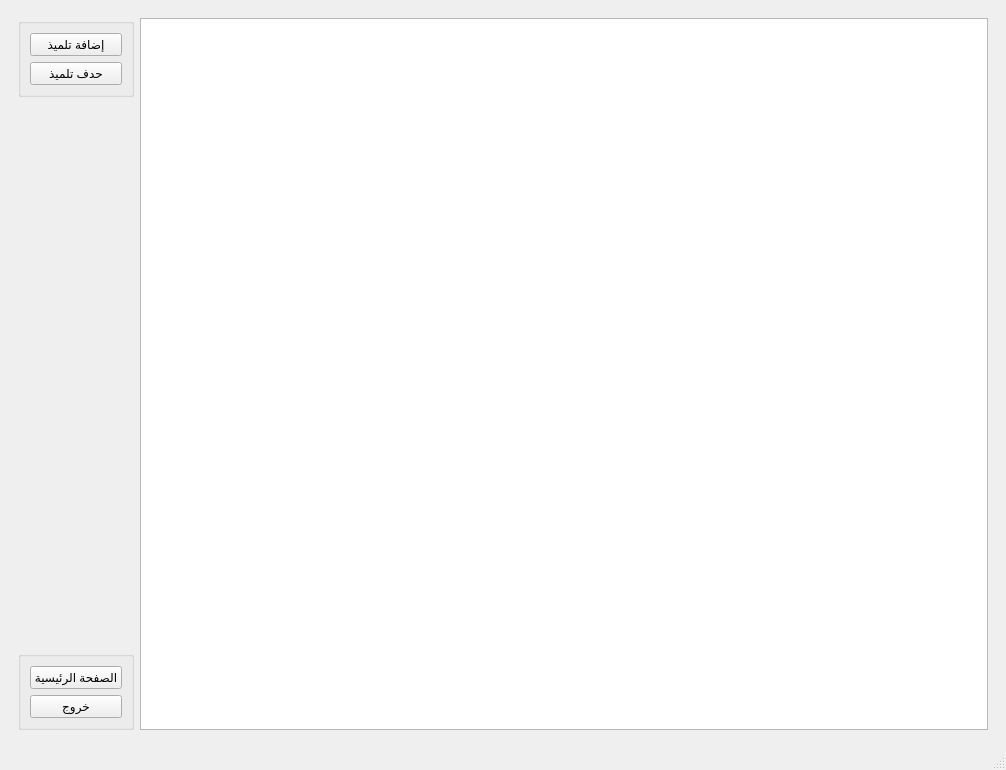
<?xml version="1.0" encoding="UTF-8"?>
<ui version="4.0">
 <class>MainWindow</class>
 <widget class="QMainWindow" name="MainWindow">
  <property name="geometry">
   <rect>
    <x>0</x>
    <y>0</y>
    <width>1006</width>
    <height>770</height>
   </rect>
  </property>
  <property name="windowTitle">
   <string>MainWindow</string>
  </property>
  <widget class="QWidget" name="centralwidget">
   <layout class="QGridLayout" name="gridLayout">
    <item row="0" column="0">
     <widget class="QStackedWidget" name="stackedWidget">
      <property name="currentIndex">
       <number>1</number>
      </property>
      <widget class="QWidget" name="main">
       <layout class="QGridLayout" name="gridLayout_2">
        <item row="0" column="0">
         <layout class="QHBoxLayout" name="horizontalLayout">
          <item>
           <layout class="QVBoxLayout" name="verticalLayout_2">
            <item>
             <widget class="QGroupBox" name="groupBox">
              <property name="layoutDirection">
               <enum>Qt::RightToLeft</enum>
              </property>
              <property name="title">
               <string/>
              </property>
              <layout class="QVBoxLayout" name="verticalLayout_4">
               <item>
                <widget class="QLabel" name="label">
                 <property name="text">
                  <string>البحث باستخدام</string>
                 </property>
                </widget>
               </item>
               <item>
                <widget class="QComboBox" name="search_toggle_cbox">
                 <item>
                  <property name="text">
                   <string>اللقب</string>
                  </property>
                 </item>
                 <item>
                  <property name="text">
                   <string>رقم التسجيل</string>
                  </property>
                 </item>
                </widget>
               </item>
               <item>
                <widget class="QLineEdit" name="fname_edit">
                 <property name="sizePolicy">
                  <sizepolicy hsizetype="Ignored" vsizetype="Fixed">
                   <horstretch>0</horstretch>
                   <verstretch>0</verstretch>
                  </sizepolicy>
                 </property>
                </widget>
               </item>
               <item>
                <widget class="QSpinBox" name="stdreg_number">
                 <property name="layoutDirection">
                  <enum>Qt::RightToLeft</enum>
                 </property>
                 <property name="alignment">
                  <set>Qt::AlignCenter</set>
                 </property>
                </widget>
               </item>
               <item>
                <widget class="QLabel" name="label_2">
                 <property name="text">
                  <string>رقم الشهادة المدرسية</string>
                 </property>
                </widget>
               </item>
               <item>
                <widget class="QSpinBox" name="cert_number">
                 <property name="alignment">
                  <set>Qt::AlignCenter</set>
                 </property>
                </widget>
               </item>
               <item>
                <widget class="QLabel" name="label_3">
                 <property name="text">
                  <string>أنجزت من طرف</string>
                 </property>
                </widget>
               </item>
               <item>
                <widget class="QComboBox" name="supervisor_cbox"/>
               </item>
              </layout>
             </widget>
            </item>
            <item>
             <spacer name="verticalSpacer">
              <property name="orientation">
               <enum>Qt::Vertical</enum>
              </property>
              <property name="sizeHint" stdset="0">
               <size>
                <width>20</width>
                <height>40</height>
               </size>
              </property>
             </spacer>
            </item>
            <item>
             <widget class="QGroupBox" name="groupBox_2">
              <property name="layoutDirection">
               <enum>Qt::RightToLeft</enum>
              </property>
              <property name="title">
               <string/>
              </property>
              <layout class="QVBoxLayout" name="verticalLayout_3">
               <property name="sizeConstraint">
                <enum>QLayout::SetDefaultConstraint</enum>
               </property>
               <item>
                <widget class="QPushButton" name="manage_btn">
                 <property name="text">
                  <string>إدارة التلاميذ</string>
                 </property>
                </widget>
               </item>
               <item>
                <widget class="QPushButton" name="exit_btn">
                 <property name="text">
                  <string>خروج</string>
                 </property>
                </widget>
               </item>
              </layout>
             </widget>
            </item>
           </layout>
          </item>
          <item>
           <layout class="QVBoxLayout" name="verticalLayout">
            <property name="sizeConstraint">
             <enum>QLayout::SetFixedSize</enum>
            </property>
            <item>
             <widget class="QTableWidget" name="tableWidget">
              <property name="sizePolicy">
               <sizepolicy hsizetype="MinimumExpanding" vsizetype="Expanding">
                <horstretch>0</horstretch>
                <verstretch>0</verstretch>
               </sizepolicy>
              </property>
             </widget>
            </item>
           </layout>
          </item>
         </layout>
        </item>
       </layout>
      </widget>
      <widget class="QWidget" name="manage">
       <layout class="QGridLayout" name="gridLayout_3">
        <item row="0" column="0">
         <layout class="QHBoxLayout" name="horizontalLayout_2">
          <item>
           <layout class="QVBoxLayout" name="verticalLayout_5">
            <item>
             <widget class="QGroupBox" name="groupBox_3">
              <property name="title">
               <string/>
              </property>
              <layout class="QGridLayout" name="gridLayout_4">
               <item row="0" column="0">
                <widget class="QPushButton" name="addstd_btn">
                 <property name="text">
                  <string>إضافة تلميذ</string>
                 </property>
                </widget>
               </item>
               <item row="1" column="0">
                <widget class="QPushButton" name="_">
                 <property name="text">
                  <string>حدف تلميذ</string>
                 </property>
                </widget>
               </item>
              </layout>
             </widget>
            </item>
            <item>
             <spacer name="verticalSpacer_2">
              <property name="orientation">
               <enum>Qt::Vertical</enum>
              </property>
              <property name="sizeHint" stdset="0">
               <size>
                <width>20</width>
                <height>40</height>
               </size>
              </property>
             </spacer>
            </item>
            <item>
             <widget class="QGroupBox" name="groupBox_4">
              <property name="layoutDirection">
               <enum>Qt::RightToLeft</enum>
              </property>
              <property name="title">
               <string/>
              </property>
              <layout class="QVBoxLayout" name="verticalLayout_7">
               <property name="sizeConstraint">
                <enum>QLayout::SetDefaultConstraint</enum>
               </property>
               <item>
                <widget class="QPushButton" name="main_btn">
                 <property name="sizePolicy">
                  <sizepolicy hsizetype="Preferred" vsizetype="Fixed">
                   <horstretch>0</horstretch>
                   <verstretch>0</verstretch>
                  </sizepolicy>
                 </property>
                 <property name="text">
                  <string>الصفحة الرئيسية</string>
                 </property>
                </widget>
               </item>
               <item>
                <widget class="QPushButton" name="exit_btn_2">
                 <property name="text">
                  <string>خروج</string>
                 </property>
                </widget>
               </item>
              </layout>
             </widget>
            </item>
           </layout>
          </item>
          <item>
           <layout class="QVBoxLayout" name="verticalLayout_8">
            <property name="sizeConstraint">
             <enum>QLayout::SetFixedSize</enum>
            </property>
            <item>
             <widget class="QTableWidget" name="tableWidget_2">
              <property name="sizePolicy">
               <sizepolicy hsizetype="MinimumExpanding" vsizetype="Expanding">
                <horstretch>0</horstretch>
                <verstretch>0</verstretch>
               </sizepolicy>
              </property>
             </widget>
            </item>
           </layout>
          </item>
         </layout>
        </item>
       </layout>
      </widget>
     </widget>
    </item>
   </layout>
  </widget>
  <widget class="QMenuBar" name="menubar">
   <property name="geometry">
    <rect>
     <x>0</x>
     <y>0</y>
     <width>1006</width>
     <height>21</height>
    </rect>
   </property>
  </widget>
  <widget class="QStatusBar" name="statusbar"/>
 </widget>
 <resources/>
 <connections/>
</ui>
